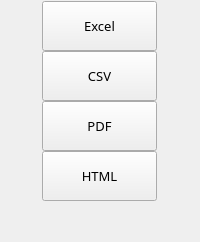
          <widget class="QWidget" name="leftWidget" native="true">
           <property name="styleSheet">
            <string notr="true">QWidget#leftWidget{border:1px solid rgb(56, 205, 127);border-radius:5px;border-top-right-radius:0px;border-bottom-right-radius:0px;}</string>
           </property>
           <layout class="QGridLayout" name="gridLayout_2">
            <property name="leftMargin">
             <number>0</number>
            </property>
            <property name="topMargin">
             <number>0</number>
            </property>
            <property name="rightMargin">
             <number>0</number>
            </property>
            <property name="bottomMargin">
             <number>0</number>
            </property>
            <property name="spacing">
             <number>0</number>
            </property>
            <item row="0" column="0">
             <layout class="QVBoxLayout" name="verticalLayout">
              <property name="spacing">
               <number>0</number>
              </property>
              <property name="leftMargin">
               <number>1</number>
              </property>
              <property name="topMargin">
               <number>1</number>
              </property>
              <property name="rightMargin">
               <number>1</number>
              </property>
              <property name="bottomMargin">
               <number>1</number>
              </property>
              <item>
               <widget class="QToolButton" name="excelButton">
                <property name="minimumSize">
                 <size>
                  <width>115</width>
                  <height>50</height>
                 </size>
                </property>
                <property name="maximumSize">
                 <size>
                  <width>115</width>
                  <height>50</height>
                 </size>
                </property>
                <property name="font">
                 <font>
                  <family>黑体</family>
                  <pointsize>10</pointsize>
                 </font>
                </property>
                <property name="cursor">
                 <cursorShape>PointingHandCursor</cursorShape>
                </property>
                <property name="styleSheet">
                 <string notr="true">QToolButton{border:0px;border-top-left-radius:5px;padding-left:5px;padding-right:5px;}\nQToolButton:hover{background:#e2e2e2;border-top-left-radius:5px;}</string>
                </property>
                <property name="text">
                 <string>Excel</string>
                </property>
                <property name="icon">
                 <iconset resource="../../qrc/custom/custom.qrc">
                  <normaloff>:/custom/icons/secure.png</normaloff>:/custom/icons/secure.png</iconset>
                </property>
                <property name="iconSize">
                 <size>
                  <width>25</width>
                  <height>25</height>
                 </size>
                </property>
                <property name="toolButtonStyle">
                 <enum>Qt::ToolButtonTextBesideIcon</enum>
                </property>
               </widget>
              </item>
              <item>
               <widget class="QToolButton" name="csvButton">
                <property name="minimumSize">
                 <size>
                  <width>115</width>
                  <height>50</height>
                 </size>
                </property>
                <property name="maximumSize">
                 <size>
                  <width>115</width>
                  <height>50</height>
                 </size>
                </property>
                <property name="font">
                 <font>
                  <family>黑体</family>
                  <pointsize>10</pointsize>
                 </font>
                </property>
                <property name="cursor">
                 <cursorShape>PointingHandCursor</cursorShape>
                </property>
                <property name="styleSheet">
                 <string notr="true">QToolButton{border:0px;padding-left:5px;padding-right:5px;}\nQToolButton:hover{background:#e2e2e2;}</string>
                </property>
                <property name="text">
                 <string>CSV</string>
                </property>
                <property name="icon">
                 <iconset resource="../../qrc/custom/custom.qrc">
                  <normaloff>:/custom/icons/file.png</normaloff>:/custom/icons/file.png</iconset>
                </property>
                <property name="iconSize">
                 <size>
                  <width>25</width>
                  <height>25</height>
                 </size>
                </property>
                <property name="toolButtonStyle">
                 <enum>Qt::ToolButtonTextBesideIcon</enum>
                </property>
               </widget>
              </item>
              <item>
               <widget class="QToolButton" name="pdfButton">
                <property name="minimumSize">
                 <size>
                  <width>115</width>
                  <height>50</height>
                 </size>
                </property>
                <property name="maximumSize">
                 <size>
                  <width>115</width>
                  <height>50</height>
                 </size>
                </property>
                <property name="font">
                 <font>
                  <family>黑体</family>
                  <pointsize>10</pointsize>
                 </font>
                </property>
                <property name="cursor">
                 <cursorShape>PointingHandCursor</cursorShape>
                </property>
                <property name="styleSheet">
                 <string notr="true">QToolButton{border:0px;padding-left:5px;padding-right:5px;}\nQToolButton:hover{background:#e2e2e2;}</string>
                </property>
                <property name="text">
                 <string>PDF</string>
                </property>
                <property name="icon">
                 <iconset resource="../../qrc/custom/custom.qrc">
                  <normaloff>:/custom/icons/log.png</normaloff>:/custom/icons/log.png</iconset>
                </property>
                <property name="iconSize">
                 <size>
                  <width>25</width>
                  <height>25</height>
                 </size>
                </property>
                <property name="toolButtonStyle">
                 <enum>Qt::ToolButtonTextBesideIcon</enum>
                </property>
               </widget>
              </item>
              <item>
               <widget class="QToolButton" name="htmlButton">
                <property name="minimumSize">
                 <size>
                  <width>115</width>
                  <height>50</height>
                 </size>
                </property>
                <property name="maximumSize">
                 <size>
                  <width>115</width>
                  <height>50</height>
                 </size>
                </property>
                <property name="font">
                 <font>
                  <family>黑体</family>
                  <pointsize>10</pointsize>
                 </font>
                </property>
                <property name="cursor">
                 <cursorShape>PointingHandCursor</cursorShape>
                </property>
                <property name="styleSheet">
                 <string notr="true">QToolButton{border:0px;padding-left:5px;padding-right:5px;}\nQToolButton:hover{background:#e2e2e2;}</string>
                </property>
                <property name="text">
                 <string>HTML</string>
                </property>
                <property name="icon">
                 <iconset resource="../../qrc/custom/custom.qrc">
                  <normaloff>:/custom/icons/manager.png</normaloff>:/custom/icons/manager.png</iconset>
                </property>
                <property name="iconSize">
                 <size>
                  <width>25</width>
                  <height>25</height>
                 </size>
                </property>
                <property name="toolButtonStyle">
                 <enum>Qt::ToolButtonTextBesideIcon</enum>
                </property>
               </widget>
              </item>
              <item>
               <spacer name="verticalSpacer">
                <property name="orientation">
                 <enum>Qt::Vertical</enum>
                </property>
                <property name="sizeHint" stdset="0">
                 <size>
                  <width>20</width>
                  <height>40</height>
                 </size>
                </property>
               </spacer>
              </item>
             </layout>
            </item>
           </layout>
          </widget>
